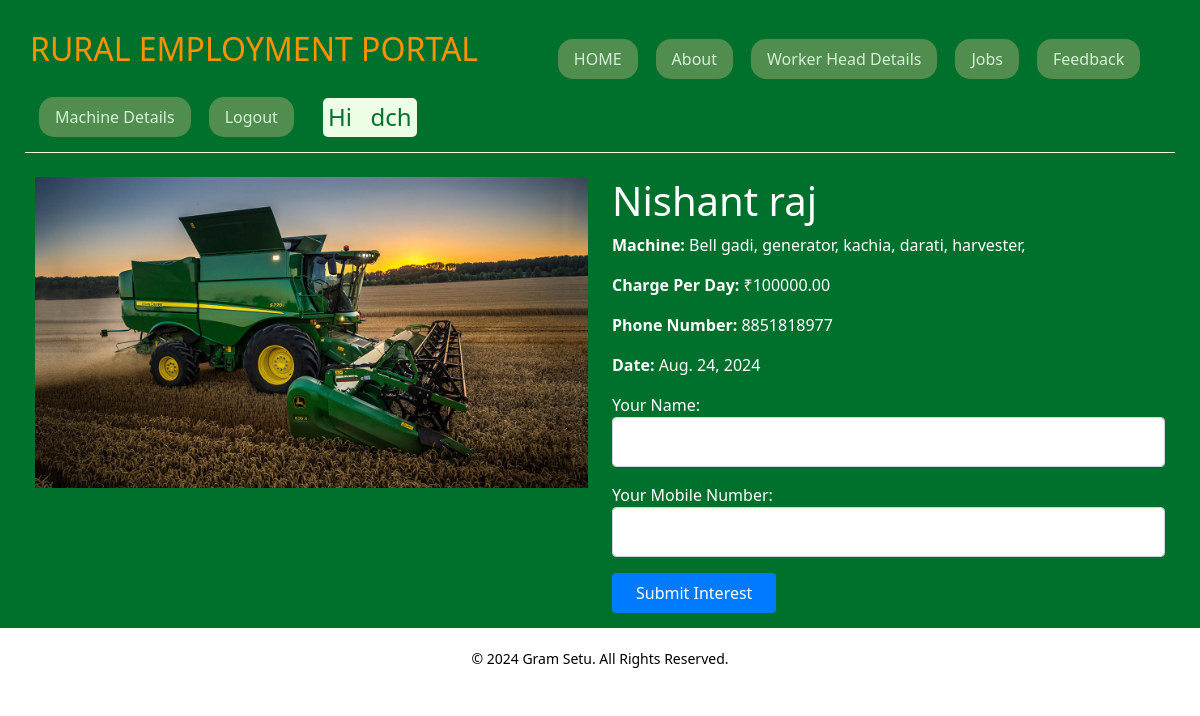
The app's page /machine/14/details (signed in), older data.
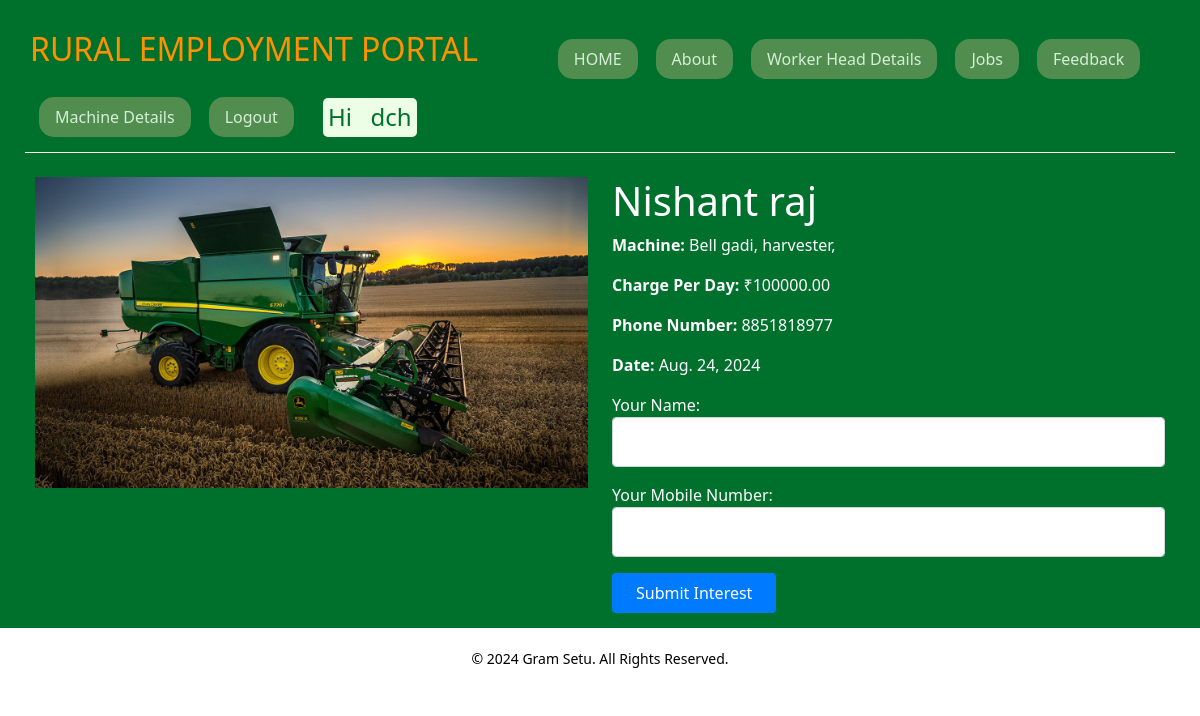
The same page, newer data.
### R_E/models.py (models this page shows, shortened)
class WorkerHead(models.Model):
    id = models.AutoField(primary_key=True)  # Django adds this automatically
    user = models.ForeignKey(User, on_delete=models.CASCADE, default=1)
    name = models.CharField(max_length=30, null=False)
    numberOfWorker = models.IntegerField(null=False)
    salaryPerDay = models.IntegerField(null=False)
    machineAvailable = models.CharField(max_length=300, null=False)
    machineImage = models.ImageField(upload_to='machines/', null=True, blank=True)
    chargePerDay = models.DecimalField(max_digits=10, decimal_places=2, null=True, blank=True)
    date = models.DateField(null=False)
    phoneNumber = models.BigIntegerField(null=False, default=1234567890)
    email = models.EmailField(max_length=254, null=True, blank=True)  # New email field
    is_booked = models.BooleanField(default=False)  # New field to track booking status

### R_E/views.py (the view, shortened to what this page needs)
# urls.py: path('machine/<int:machine_id>/details', views.machine_details, name='machine_details'),
@login_required
def machine_details(request, machine_id):
    machine = get_object_or_404(WorkerHead, id=machine_id)
    return render(request, 'machine_details.html', {'machine': machine})

### R_E/context_processors.py (called while the page is built)
def current_year(request):
    return {
        'current_year': datetime.now().year
    }

### R_E/templates/machine_details.html (shortened to what this page needs)
{% extends 'base.html' %}
{% load static %}
{% block content %}
    <div class="container mt-4">
        <div class="row">
            <div class="col-md-6">
                {% if machine.machineImage %}
                    <img src="{{ machine.machineImage.url }}" class="img-fluid" alt="Machine Image">
                {% else %}
                    <img src="{% static 'default_machine_image.jpg' %}" class="img-fluid" alt="Default Image">
                {% endif %}
            </div>
            <div class="col-md-6">
                <h1>{{ machine.name }}</h1>
                <p><strong>Machine:</strong> {{ machine.machineAvailable }}</p>
                <p><strong>Charge Per Day:</strong> ₹{{ machine.chargePerDay }}</p>
                <p><strong>Phone Number:</strong> {{ machine.phoneNumber }}</p>
                <p><strong>Date:</strong> {{ machine.date }}</p>
                {% if user.is_authenticated %}
                    {% if user == machine.user %}
                        <form method="post" action="{% url 'machine_details' machine.id %}">
                            {% csrf_token %}
                            <button type="submit" name="toggle_booking" class="btn btn-primary">
                                {% if machine.is_booked %}Booked Complete{% else %}Mark as Booked{% endif %}
                            </button>
                        </form>
                    {% else %}
                        <form method="post" action="{% url 'machine_details' machine.id %}">
                            <div class="form-group">
                                <label for="user_name">Your Name:</label>
                                <input type="text" name="user_name" id="user_name" class="form-control" required>
                            </div>
                            <div class="form-group">
                                <label for="user_mobile">Your Mobile Number:</label>
                                <input type="text" name="user_mobile" id="user_mobile" class="form-control" required>
                            </div>
                            <button type="submit" class="btn btn-primary">Submit Interest</button>
                        </form>
                    {% endif %}
                {% else %}
                    <p><a href="{% url 'login' %}" class="btn btn-primary">Login to Express Interest</a></p>
                {% endif %}
            </div>
        </div>
    </div>
{% endblock %}

### R_E/templates/base.html (shortened to what this page needs)
<!DOCTYPE html>
<html>
<head>
    {% load bootstrap5 %}
    {% bootstrap_css %}
    <link rel="stylesheet" href="https://stackpath.bootstrapcdn.com/bootstrap/5.3.0/css/bootstrap.min.css">
</head>
<body>
<div class="container-fluid" style="color:white;padding:15px;background-color:#00712D;">
    <ul class="nav" style="padding:5px;margin:10px;color:#D5ED9F;border-bottom:1px solid #FFFBE6;" id="navigation">
        <li>
            <h2 style="color:#FF9100;">RURAL EMPLOYMENT PORTAL</h2>
        </li>
        <li class="nav-item">
            <a class="nav-link active" href="/" style="background-color:#508D4E;border-radius:15px;color:#D6EFD8;transition:background-color 1s ease-in-out, color 1s ease-in-out;">
            <span>HOME</span>
            </a>
        </li>
        <li class="nav-item">
            <a class="nav-link active" href="/about" style="background-color:#508D4E;border-radius:15px;color:#D6EFD8;transition:background-color 1s ease-in-out, color 1s ease-in-out;">
                <span>About</span>
            </a>
        </li>
        {% if user.is_authenticated %}
        <li class="nav-item">
            <a class="nav-link active" href="/worker" style="background-color:#508D4E;border-radius:15px;color:#D6EFD8;transition:background-color 1s ease-in-out, color 1s ease-in-out;">
                <span>Worker Head Details</span>
            </a>
        </li>
        <li class="nav-item">
            <a class="nav-link active" href="/job" style="background-color:#508D4E;border-radius:15px;color:#D6EFD8;transition:background-color 1s ease-in-out, color 1s ease-in-out;">
                <span>Jobs</span>
            </a>
        </li>
        <li class="nav-item">
            <a class="nav-link active" href="/feedback" style="background-color:#508D4E;border-radius:15px;color:#D6EFD8;transition:background-color 1s ease-in-out, color 1s ease-in-out;">
                <span>Feedback</span>
            </a>
        </li>
        <li class="nav-item">
            <a class="nav-link active" href="{% url 'machine_list' %}" style="background-color:#508D4E;border-radius:15px;color:#D6EFD8;transition:background-color 1s ease-in-out, color 1s ease-in-out;">Machine Details</a></li>
        <li class="nav-item">
            <a class="nav-link active" href="/logout" style="background-color:#508D4E;border-radius:15px;color:#D6EFD8;transition:background-color 1s ease-in-out, color 1s ease-in-out;">
                <span>Logout</span>
            </a>
        </li>
        <li class="nav-item">
            <h4 style="margin:10px;margin-left:20px;background-color:#ECFFE6;color:#00712D;padding:5px;border-radius:5px;">Hi  &nbsp;&nbsp;{{ user.username }} </h4>
        </li>
        {% endif %}
    </ul>
    {% block content %}{% endblock %}
</div>
<footer class="footer">
    <div class="container">
        <p class="footer-text">
            © 2024 Gram Setu. All Rights Reserved.
        </p>
    </div>
</footer>
</body>
</html>

### R_E/templates/base.html (style rules this page uses)
a { margin: 9px; }
.footer { background-color: #343a40; color: black; background-color: white; padding: 20px; text-align: center; width: 100%; bottom: 0; left: 0; }
.footer-text { margin: 0; font-size: 14px; }
.container { max-width: 1400px; margin: auto; padding: 0 20px; }
#navigation { background-color: #00712D; }
.nav-link.active, .nav-link.active:hover { background-color: #508D4E; border-radius: 15px; color: #D6EFD8; transition: background-color 1s ease-in-out, color 1s ease-in-out; }

### R_E/templates/machine_details.html (style rules this page uses)
.form-group { margin-bottom: 1rem; }
.form-control { padding: 0.75rem; font-size: 1rem; border-radius: 0.25rem; border: 1px solid #ced4da; }
.btn { padding: 0.5rem 1.5rem; font-size: 1rem; border-radius: 0.25rem; background-color: #007bff; color: white; border: none; cursor: pointer; transition: background-color 0.3s ease; }

Row changes from the older to the newer data that the page shows:
changed WorkerHead "Nishant raj": machineAvailable "Bell gadi, generator, kachia, darati, harvester," → "Bell gadi, harvester,"
